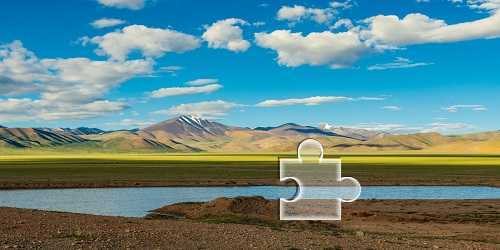
#> input picture asset/1.jpg, 500 x 250 px
$ python main.py
#> lines starting #> are read from the running program, lines starting #| are printed output that depends on the picture; after the words box and inside, x2 and y2 are one past the last pixel; in counts of white or black regions, pixels touching at a corner belong together
'''
计算滑块移动距离: 通过两个图形匹配, 来计算缺口的x轴
'''

from typing import Tuple

import cv2


def get_loc(bg_img_path: str, gp_img_path: str) -> Tuple[int, int]:
#> called with bg_img_path = 'asset/1.jpg', gp_img_path = 'asset/1.png'
    bg_1 = cv2.imread(bg_img_path)
#> bg_1 is the input picture: shape (250, 500, 3); mean B, G, R 137.2, 136, 98.7
    gp_1 = cv2.imread(gp_img_path)
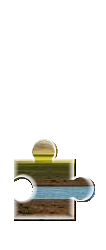
#> input picture asset/1.png, 106 x 250 px
#> gp_1 is the input picture: shape (250, 106, 3); mean B, G, R 228.3, 232.3, 232.9
    cv2.imwrite('out/bg_1.jpg', bg_1)
    cv2.imwrite('out/gp_1.png', gp_1)

    #
    bg_2 = cv2.Canny(bg_1, 100, 200)
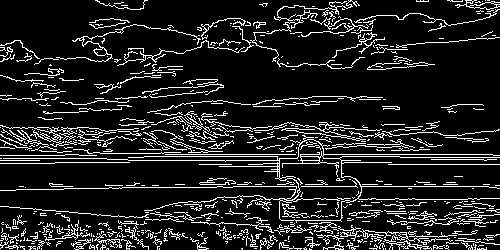
#> bg_2: shape (250, 500); 12.9% white in thin lines or dots
    gp_2 = cv2.Canny(gp_1, 100, 200)
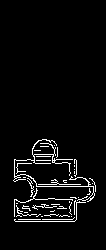
#> gp_2: shape (250, 106); 4.2% white in thin lines or dots, all inside (x1, y1, x2, y2) = (13, 139, 96, 222)
    cv2.imwrite('out/bg_2.png', bg_2)
    cv2.imwrite('out/gp_2.png', gp_2)

    res = cv2.matchTemplate(bg_2, gp_2, cv2.TM_CCORR_NORMED)
    _, _, _, loc = cv2.minMaxLoc(res)
#> loc = (265, 0)
    return loc


def print_res(loc: Tuple[int, int], out_img_path: str, bg_img_path: str,
              gp_img_path: str):
    x, y = loc
    bg_img = cv2.imread(bg_img_path)
    gp_img = cv2.imread(gp_img_path)
    height, width, _ = gp_img.shape
    loc2 = (x + width, y + height)
    cv2.rectangle(bg_img, loc, loc2, (0, 0, 255), 1)
    cv2.imwrite(out_img_path, bg_img)


bg = 'asset/1.jpg'
gp = 'asset/1.png'
out = 'out/res_1.jpg'
loc = get_loc(bg, gp)
#> loc = (265, 0)

print_res(loc, out, bg, gp)
#> in print_res, `x, y = loc`: x = 265; y = 0
#> in print_res, `loc2 = (x + width, y + height)`: loc2 = (371, 250)
#> in print_res, `cv2.rectangle(bg_img, loc, loc2, (0, 0, 255), 1)`:
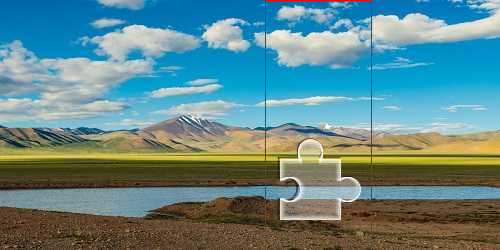
#> bg_img: shape (250, 500, 3); 0.48% of pixels changed, all inside (x1, y1, x2, y2) = (265, 0, 372, 250)
